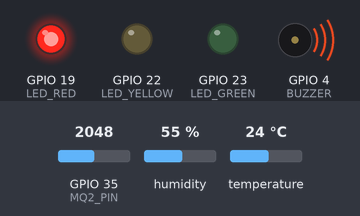
Simulated run of this sketch. Board: ESP32. Parts: output pins drawn as LEDs (lit = HIGH), buzzer (waves = sounding, pin HIGH). The inputs (shaded band) are chosen by the test bench; at power-on: GPIO 35 (MQ2_PIN) = 2048, humidity 55 %, temperature 24 °C (analog values on the 0–4095 scale). WiFi joins after 1.5 s; servers stay silent unless stated; what the sketch prints to the serial monitor is not drawn.

Above: at 2.7 s.
2.8 s: GPIO 35 (MQ2_PIN) set to 538
5.2 s: GPIO 35 (MQ2_PIN) set to 468
At 6.4 s:
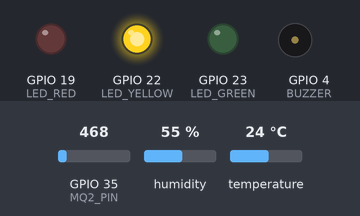
7.5 s: GPIO 35 (MQ2_PIN) set to 315
9.2 s: GPIO 35 (MQ2_PIN) set to 267
At 10.6 s:
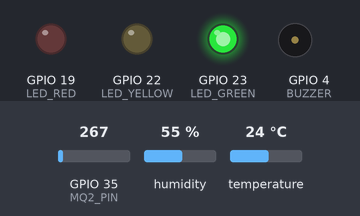
11.5 s: GPIO 35 (MQ2_PIN) set to 491
At 12.5 s:
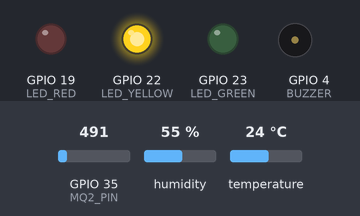
13.5 s: GPIO 35 (MQ2_PIN) set to 0
At 14.9 s:
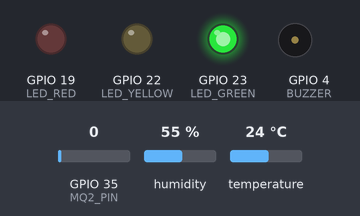
Timing chart, 0 to 16.5 s (numbered marks = the images above; inputs shaded):
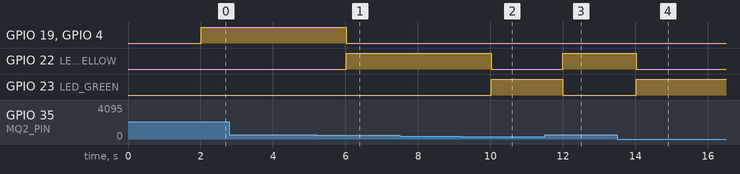

Measured:
- the behaviour switches between 500 and 499 on GPIO 35 (MQ2_PIN) (found by bisection; images 0 and 1)
- the behaviour switches between 300 and 299 on GPIO 35 (MQ2_PIN) (found by bisection; images 1 and 2)
- after the input at 2.8 s, every drawn part: stays the same
- after the input at 5.2 s, GPIO 19 (LED_RED), GPIO 4 (BUZZER): HIGH → LOW after 0.83 s; GPIO 22 (LED_YELLOW): LOW → HIGH after 0.83 s
- after the input at 7.5 s, every drawn part: stays the same
- after the input at 9.2 s, GPIO 22 (LED_YELLOW): HIGH → LOW after 0.82 s; GPIO 23 (LED_GREEN): LOW → HIGH after 0.82 s
- after the input at 11.5 s, GPIO 22 (LED_YELLOW): LOW → HIGH after 0.50 s; GPIO 23 (LED_GREEN): HIGH → LOW after 0.50 s
- after the input at 13.5 s, GPIO 22 (LED_YELLOW): HIGH → LOW after 0.53 s; GPIO 23 (LED_GREEN): LOW → HIGH after 0.53 s

The sketch:

baocahy.ino
```cpp
#include <WiFi.h>
#include <WebServer.h>
#include <DHT.h>

//================ WIFI ==================
const char* ssid = "Bui";
const char* password = "12341234";

//================ PIN ===================
#define DHT_PIN 25
#define DHTTYPE DHT11
#define MQ2_PIN 35
#define LED_GREEN 23
#define LED_YELLOW 22
#define LED_RED 19
#define BUZZER 4

//================ SENSOR =================
DHT dht(DHT_PIN, DHTTYPE);
WebServer server(80);

//================ THRESHOLD ==============
const int GAS_WARNING = 300;
const int GAS_DANGER  = 500;
const float TEMP_WARNING = 35.0;
const float TEMP_DANGER  = 40.0; // Ngưỡng nhiệt độ Nguy hiểm mới

//================ DATA ===================
float currentTemp = 0;
float currentHum  = 0;
int currentGas    = 0;
String currentStatus = "Khoi dong...";
int statusCode = 0;

//================ TIMER ==================
unsigned long previousMillis = 0;
const unsigned long interval = 2000;

//================ HTML ===================
const char index_html[] PROGMEM = R"rawliteral(
<!DOCTYPE html>
<html>
<head>
    <meta charset="utf-8">
    <meta name="viewport" content="width=device-width,initial-scale=1">
    <title>ESP32 Dashboard</title>
    <style>
        body{font-family:Arial;background:#f4f7fc;padding:20px;}
        .card{background:white;padding:20px;margin:10px;border-radius:15px;box-shadow:0 0 10px rgba(0,0,0,.1);}
        .value{font-size:40px;font-weight:bold;}
        .safe{background:#d1fae5;color:#065f46;}
        .warning{background:#fef3c7;color:#92400e;}
        .danger{background:#fee2e2;color:#991b1b;}
    </style>
</head>
<body>
    <h1>📡 ESP32 Smart Monitor</h1>
    <div id="status" class="card">Đang kết nối...</div>
    <div class="card"><h2>Nhiệt độ</h2><div class="value" id="temp">--</div></div>
    <div class="card"><h2>Độ ẩm</h2><div class="value" id="hum">--</div></div>
    <div class="card"><h2>MQ2 Gas</h2><div class="value" id="gas">--</div></div>
    <script>
        async function loadData(){
            try{
                let res = await fetch('/data?t=' + Date.now());
                let data = await res.json();
                document.getElementById("temp").innerHTML = data.temp + " °C";
                document.getElementById("hum").innerHTML = data.hum + " %";
                document.getElementById("gas").innerHTML = data.gas;
                let st = document.getElementById("status");
                st.innerHTML = data.status;
                st.className="card";
                if(data.statusCode==0) st.classList.add("safe");
                if(data.statusCode==1) st.classList.add("warning");
                if(data.statusCode==2) st.classList.add("danger");
            } catch(e){
                document.getElementById("status").innerHTML = "❌ Mất kết nối ESP32";
            }
        }
        setInterval(loadData,2000);
        loadData();
    </script>
</body>
</html>
)rawliteral";

//=========================================
void handleRoot() { server.send(200, "text/html", index_html); }

void handleData() {
    String json = "{\"temp\":" + String(currentTemp, 1) +
                  ",\"hum\":" + String(currentHum, 1) +
                  ",\"gas\":" + String(currentGas) +
                  ",\"status\":\"" + currentStatus + "\"" +
                  ",\"statusCode\":" + String(statusCode) + "}";
    server.sendHeader("Cache-Control", "no-store");
    server.sendHeader("Access-Control-Allow-Origin", "*");
    server.send(200, "application/json", json);
}

void connectWiFi() {
    WiFi.mode(WIFI_STA);
    WiFi.begin(ssid, password);
    while (WiFi.status() != WL_CONNECTED) {
        delay(500);
        Serial.print(".");
    }
    Serial.println("\nConnected to IP: " + WiFi.localIP().toString());
}

void setup() {
    Serial.begin(115200);
    pinMode(LED_GREEN, OUTPUT);
    pinMode(LED_YELLOW, OUTPUT);
    pinMode(LED_RED, OUTPUT);
    pinMode(BUZZER, OUTPUT);
    digitalWrite(BUZZER, LOW);

    dht.begin();
    analogReadResolution(12);
    analogSetPinAttenuation(MQ2_PIN, ADC_11db);

    connectWiFi();
    server.on("/", handleRoot);
    server.on("/data", handleData);
    server.begin();
    Serial.println("WebServer Started");
}

void loop() {
    server.handleClient();

    unsigned long currentMillis = millis();
    if (currentMillis - previousMillis >= interval) {
        previousMillis = currentMillis;

        float t = dht.readTemperature();
        float h = dht.readHumidity();
        if (!isnan(t)) currentTemp = t;
        if (!isnan(h)) currentHum = h;
        currentGas = analogRead(MQ2_PIN);

        // Logic mới: Đỏ và Còi kêu nếu Gas >= 500 HOẶC Nhiệt độ >= 40 độ
        if (currentGas >= GAS_DANGER || currentTemp >= TEMP_DANGER) {
            currentStatus = "NGUY HIEM: Co su co!";
            statusCode = 2;
            digitalWrite(LED_GREEN, LOW);
            digitalWrite(LED_YELLOW, LOW);
            digitalWrite(LED_RED, HIGH);
            digitalWrite(BUZZER, HIGH);
        }
        // Logic cảnh báo: Vàng sáng nếu Gas >= 300 HOẶC Nhiệt độ >= 35 độ
        else if (currentGas >= GAS_WARNING || currentTemp >= TEMP_WARNING) {
            currentStatus = "CANH BAO";
            statusCode = 1;
            digitalWrite(LED_GREEN, LOW);
            digitalWrite(LED_YELLOW, HIGH);
            digitalWrite(LED_RED, LOW);
            digitalWrite(BUZZER, LOW);
        }
        // Logic an toàn
        else {
            currentStatus = "AN TOAN";
            statusCode = 0;
            digitalWrite(LED_GREEN, HIGH);
            digitalWrite(LED_YELLOW, LOW);
            digitalWrite(LED_RED, LOW);
            digitalWrite(BUZZER, LOW);
        }

        Serial.printf("Temp=%.1f Hum=%.1f Gas=%d\n", currentTemp, currentHum, currentGas);
    }
}
```
